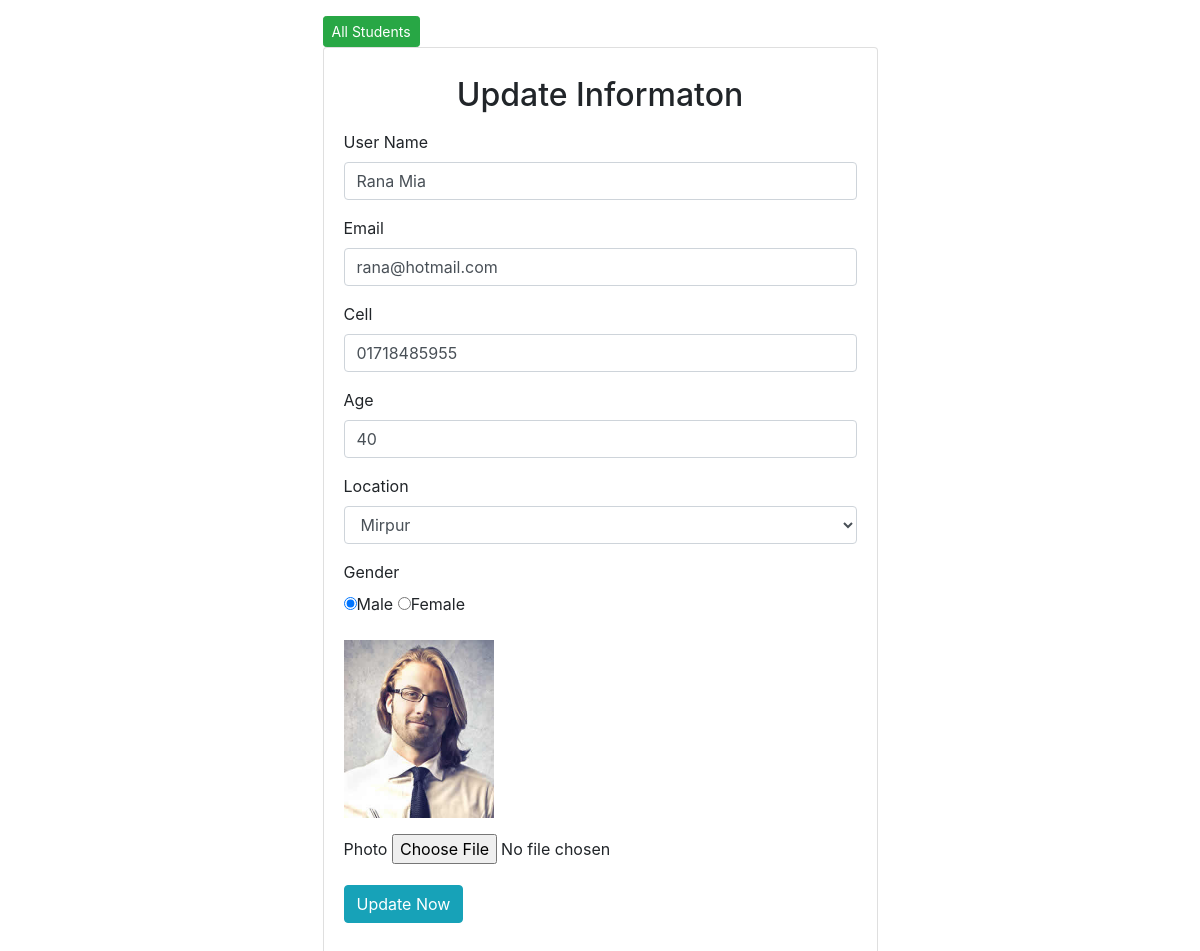
Page /edit.php?id=19 on the committed database.
### tables this page shows
CREATE TABLE `students` (
  `id` int(10) NOT NULL,
  `name` varchar(50) NOT NULL,
  `email` varchar(20) DEFAULT NULL,
  `cell` varchar(20) NOT NULL,
  `age` int(2) NOT NULL,
  `location` varchar(10) NOT NULL,
  `gender` varchar(6) NOT NULL,
  `photo` varchar(100) NOT NULL,
  `status` varchar(10) NOT NULL
);

### edit.php (the view, shortened to what this page needs)
<?php include_once "db.php"; ?>
<!DOCTYPE html>
<html lang="en">
<head>
    <link rel="stylesheet" href="css/bootstrap.min.css">
    <link rel="stylesheet" href="css/style.css">
</head>
<body>
   <?php
    if(isset($_GET['id'])){
        $id_url = $_GET['id'];
    }
       $sqli = "SELECT * FROM students WHERE id='$id_url'";
       $data =   $connection -> query($sqli);
       $single_data =$data -> fetch_assoc();
    ?>
     <div class="container">
         <div class="log w-50 mx-auto mt-3 ">
            <a class="btn btn-success btn-sm" href="table.php">All Students</a>
             <div class="card">
                 <div class="card-body ">
                       <h2 class="text-center  p-2">Update Informaton</h2>
                        <form action="<?php echo $_SERVER['PHP_SELF'];?>?id=<?php echo $id_url; ?>" method="POST" enctype="multipart/form-data">
                <div class="form-group">
                   <label for="">User Name</label>
                    <input name="name"  class="form-control" value="<?php echo $single_data ['name']?>"  type="text">
                </div>
                  <div class="form-group">
                   <label for="">Email</label>
                    <input name="email" class="form-control" value="<?php echo $single_data ['email']?>" type="email">
                </div>
                   <div class="form-group">
                   <label for="">Cell</label>
                    <input name="cell" class="form-control" value="<?php echo $single_data ['cell']?>" type="text">
                </div>
                  <div class="form-group">
                   <label for="">Age</label>
                    <input name="age" class="form-control" value="<?php echo $single_data ['age']?>" type="text">
                 </div>
                   <div class="form-group">
                   <label for="">Location</label>
                    <select name="location" class="form-control"  id="">
                        <option <?php if($single_data['location']== 'Mirpur'): echo "selected"; endif;?>  value="Mirpur">Mirpur</option>
                    </select>
                 </div>
                 <div class="form-group">
                   <label for="">Gender</label>
                   <br>
                  <input name="gender" <?php if($single_data['gender']== 'male'): echo "checked"; endif;?> value="male" type="radio" id="male"><label for="male">Male</label>
                  <input name="gender" <?php if($single_data['gender']=='female'): echo "checked"; endif;?>
                value="female" type="radio" id="female"><label for="female">Female</label>
                </div>
                <div class="form-group">
                    <img style="width:150px" src="students/<?php echo $single_data ['photo']?>" alt="">
                </div>
                 <div class="form-group">
                     <label for="">Photo</label>
                     <input name="new_photo"  type="file">
                 </div>
                  <div class="form-group">
                    <input name="add" class="btn btn-info " type="submit" value="Update Now">
                </div>
            </form>
                 </div>
             </div>
         </div>
     </div>
</body>
</html>

### rows in the picture
students: name "Rana Mia", email "rana@hotmail.com", cell "01718485955", age "40", location "Mirpur", gender "☑ Male", gender "☐ Female", photo (picture)
